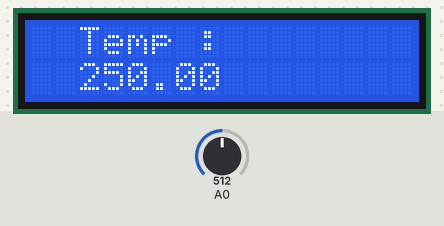
The sketch below on a simulated Arduino Uno, built with avr-gcc and run on an emulated ATmega328P. Parts: 16×2 character LCD. The test bench sets the inputs (shaded band); at power-on: A0 = 512.

Above: at 1.2 s.
1.3 s: A0 set to 716
At 2.7 s:
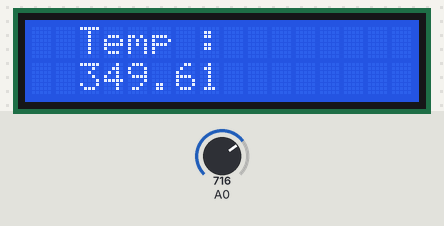
4.3 s: A0 set to 900
At 5.5 s:
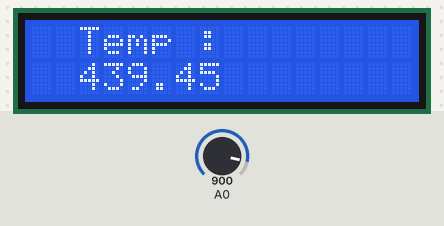
5.9 s: A0 set to 1023
At 6.3 s:
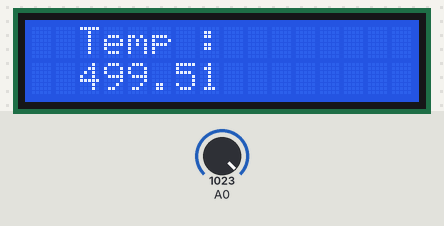
Timing chart, 0 to 8.9 s (numbered marks = the images above; inputs shaded):
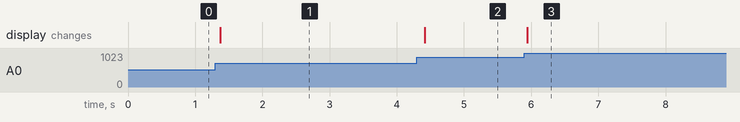

The sketch:

Temparature_LCD.ino
```cpp
#include <Wire.h>
#include <LiquidCrystal_I2C.h>

// Set the LCD address to 0x27 for a 16 chars and 2 line display
LiquidCrystal_I2C lcd(0x3F, 16, 2);

void setup()
{
	// initialize the LCD
	lcd.begin();

	// Turn on the blacklight and print a message.
	lcd.backlight();

}

void loop()
{
	// Do nothing here...
   int temp = analogRead(A0);
  float volt = temp*(0.0048828125);
  float milivolt = volt*1000;
  float degree = milivolt/10;
  lcd.clear();
  lcd.setCursor(2,0);
  lcd.print("Temp : ");
  lcd.setCursor(2,1);
  lcd.print(degree);
  delay(100);
}
```

Measured:
- after the input at 1.3 s, the display: changes after 0.07 s (image 1)
- after the input at 4.3 s, the display: changes after 0.12 s (image 2)
- after the input at 5.9 s, the display: changes at once (image 3)
